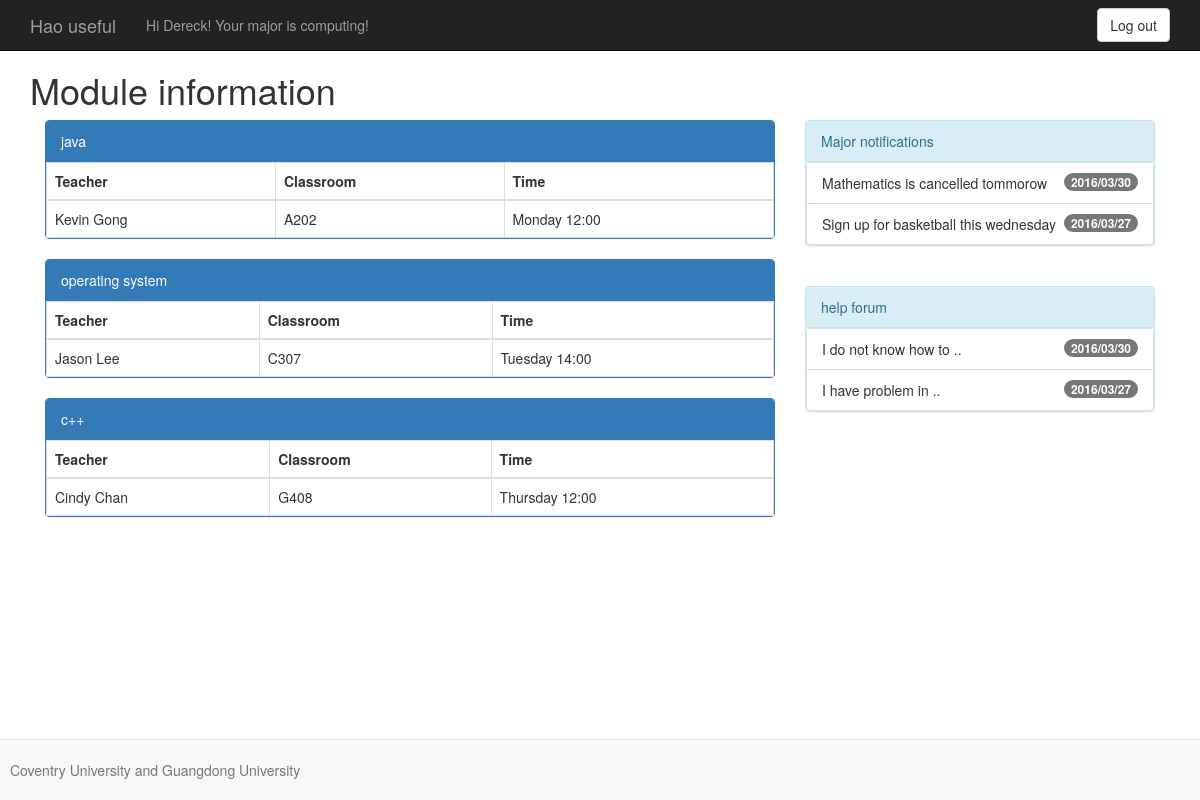
/module.php (signed in), run on the app's committed database.
### tables this page shows
CREATE TABLE IF NOT EXISTS `module` (
  `module_id` varchar(20) NOT NULL,
  `module_name` varchar(20) NOT NULL,
  `teacher` varchar(50) NOT NULL,
  `classroom` varchar(50) NOT NULL,
  `time` varchar(50) NOT NULL
);

### module.php (the view, shortened to what this page needs)
<!DOCTYPE html>
<html lang="en">
  <head>
    <link href="css/bootstrap.min.css" rel="stylesheet">
  </head>
  <body style="padding-top:50px; padding-bottom:60px;">
    <nav class="navbar navbar-inverse navbar-fixed-top">
      <div class="container">
        <div class="navbar-header">
          <a class="navbar-brand" href="/">Hao useful</a>
    <?php
     if($_SESSION['user']=="")
      {
       echo'
           <div class="navbar-brand"><span class="name">Please Login<?echo $?></span></div>';
      }
      else
      {
           echo'<p class="navbar-text navbar-right">';echo 'Hi '; echo  $_SESSION['name'];echo '! Your major is ';echo $_SESSION['major_name'] ;echo'!</p>';
      }
    ?>
        </div>
        <div id="navbar" class="collapse navbar-collapse">
          <div class="pull-right">
              <form action="/logout.php" method="get">
                <button class="btn btn-default navbar-btn">Log out</button>
              </form>
          </div>
        </div>
      </div>
    </nav>
    <div class="container">
        <h1>Module information</h1>
        <div class="col-xs-12 col-md-8">
    <?php
      $module_row=$_SESSION['module_row'];
      foreach ($module_row as $module) {
        $module=$module[0];
        echo '<div>
              <div class="panel panel-primary">';
        echo '<div class="panel-heading">';
        echo  $module;
        echo '</div>
              <div class="panel-body" style="padding:0">
                  <table class = "table table-bordered" style="margin-bottom:0">
        <thead>
          <tr>
          <th>Teacher</th>
          <th>Classroom</th>
          <th>Time</th>
          </tr>
          </thead>
          <tbody>';
         $sql="select * from module where module_name='$module'";
         $result = mysql_query($sql);
         $module_info=mysql_fetch_row($result);
         if($module_info){
          echo'<tr>';
         echo '<td>';
         echo $module_info['2'];
         echo '</td>';
         echo '<td>';
         echo $module_info['3'];
         echo '</td>';
         echo '<td>';
         echo $module_info['4'];
         echo '</td>';
         echo '</tr>';
          echo '
   </tbody>
</table>
</div>
            </div>
        </div>
';
         }
         else{
          echo 'can not find ';
         }
       }
?>
        </div>
        <div class="col-xs-12 col-md-4">
            <div class="panel panel-info">
              <div class="panel-heading">Major notifications</div>
              <div class="panel-body" style="padding:0">
                <ul class = "list-group" style="margin-bottom:0">
               <li class = "list-group-item">
                  <span class = "badge">2016/03/30</span>
                  Mathematics is cancelled tommorow
               </li>
               <li class = "list-group-item">
                  <span class = "badge">2016/03/27</span>
                  Sign up for basketball this wednesday
               </li>
            </ul>
              </div>
            </div>
            <br>
            <div class="panel panel-info">
              <div class="panel-heading">help forum</div>
              <div class="panel-body" style="padding:0">
                <ul class = "list-group" style="margin-bottom:0">
               <li class = "list-group-item">
                  <span class = "badge">2016/03/30</span>
                  I do not know how to ..
               </li>
               <li class = "list-group-item">
                  <span class = "badge">2016/03/27</span>
                  I have problem in ..
               </li>
            </ul>
              </div>
            </div>
        </div>
  </div>
    <div id="footer" class="container">
        <nav class="navbar navbar-default navbar-fixed-bottom">
            <div class="navbar-inner navbar-content-center">
                <p class="text-muted credit" style="padding: 10px; margin-top:10px;">
                    Coventry University and Guangdong University
                </p>
            </div>
        </nav>
    </div>
  </body>
</html>

### data on the page
module: module "java", teacher "Kevin Gong", classroom "A202", time "Monday 12:00"
module: module "operating system", teacher "Jason Lee", classroom "C307", time "Tuesday 14:00"
module: module "c++", teacher "Cindy Chan", classroom "G408", time "Thursday 12:00"

### other printed values
$_SESSION['name'] "Dereck"
$_SESSION['major_name'] "computing"
